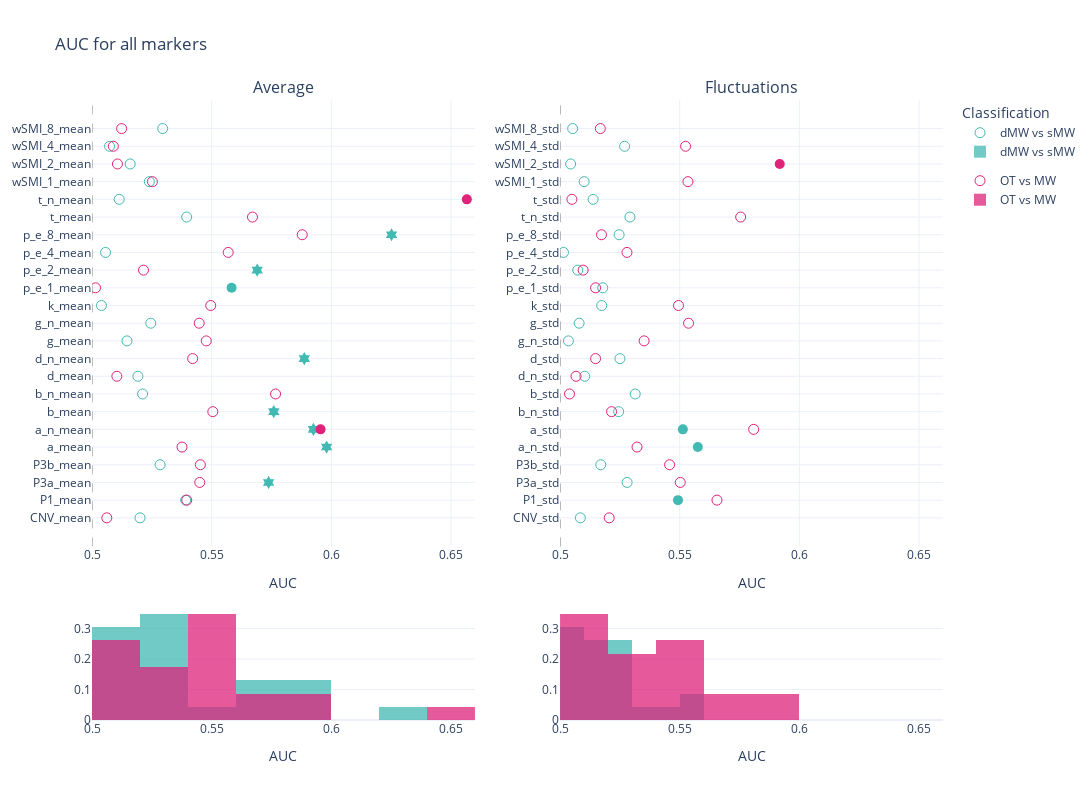

Source (notebook cell):
### Code cell
mind_average =aucs_mind[aucs_mind['markers'].isin([i+'_mean' for i in markers])].assign(AUC_mirror = lambda df: np.where(df.AUC < 0.5, 
                                                                                                                         1 - df.AUC, df.AUC) )
mw_average =aucs_mw[aucs_mw['markers'].isin([i+'_mean' for i in markers])].assign(AUC_mirror = lambda df: np.where(df.AUC < 0.5, 
                                                                                                                         1 - df.AUC, df.AUC) )

mind_fluctuations =aucs_mind[aucs_mind['markers'].isin([i+'_std' for i in markers])].assign(AUC_mirror = lambda df: np.where(df.AUC < 0.5, 
                                                                                                                         1 - df.AUC, df.AUC) )
mw_fluctuations =aucs_mw[aucs_mw['markers'].isin([i+'_std' for i in markers])].assign(AUC_mirror = lambda df: np.where(df.AUC < 0.5, 
                                                                                                                         1 - df.AUC, df.AUC) )

fig = make_subplots(rows=2, cols=2, 
                    subplot_titles = ['Average', 'Fluctuations'],
                    specs=[[{"type": "scatter"}, {"type": "scatter"}], [{"type": "histogram"}, {"type": "histogram"}]],
                       column_widths=[0.5, 0.5],
    row_heights=[0.8, 0.2],
                   vertical_spacing = 0.1)

fig.add_trace(go.Scatter(
    x=mw_average.AUC_mirror,
    y=mw_average['markers'],
    name='dMW vs sMW',
    legendgroup= 'group1',
    showlegend=True,
    mode = 'markers',
    marker = {'color':lblue, 'size': 10},
    marker_symbol= mw_average.symbol.to_list()
))
fig.add_vline(x=0.5, line_width=1, line_dash="dash", line_color="grey", row = 1, col = 1)
fig.add_trace(go.Scatter(
    x=mind_average.AUC_mirror,
    y=mind_average['markers'],
    name='OT vs MW',
    legendgroup= 'group2',
    showlegend=True,
    mode = 'markers',
    marker = {'color':pink, 'size': 10},
    marker_symbol= mind_average.symbol.to_list()
))

fig.add_trace(go.Histogram(
    x=mw_average.AUC_mirror,histnorm='probability',
    marker = {'color':lblue},
    name='dMW vs sMW',
    legendgroup= 'group1',    showlegend=True,
),row = 2, col = 1)

fig.add_trace(go.Histogram(
    x=mind_average.AUC_mirror,histnorm='probability',
    marker = {'color':pink}, 
    name='OT vs MW',    legendgroup= 'group2',
    showlegend=True,
    autobinx = False,
),row = 2, col = 1)

fig.update_traces(opacity=0.75, row = 2, col=1)





fig.add_trace(go.Scatter(
    x=mw_fluctuations.AUC_mirror,
    y=mw_fluctuations['markers'],
    name='dMW vs sMW',
    legendgroup= 'group1',    showlegend=False,
    mode = 'markers',
    marker = {'color':lblue, 'size': 10},
    marker_symbol= mw_fluctuations.symbol.to_list()
),
    row = 1, col = 2)

fig.add_trace(go.Scatter(
    x=mind_fluctuations.AUC_mirror,
    y=mind_fluctuations['markers'],
    name='OT vs MW',    legendgroup= 'group2',
    showlegend=False,
    mode = 'markers',
    marker = {'color':pink, 'size': 10},
    marker_symbol= mind_fluctuations.symbol.to_list()
),
    row = 1, col = 2)
fig.add_vline(x=0.5, line_width=1, line_dash="dash", line_color="grey", row = 1, col = 2)

fig.add_trace(go.Histogram(
    x=mw_fluctuations.AUC_mirror,histnorm='probability',
    name='dMW vs sMW',
    legendgroup= 'group1',    showlegend=False,
    marker = {'color':lblue},
),row = 2, col = 2)

fig.add_trace(go.Histogram(
    x=mind_fluctuations.AUC_mirror,histnorm='probability',
    marker = {'color':pink}, 
    name='OT vs MW',    legendgroup= 'group2',
    showlegend=False,
    autobinx = False,
),row = 2, col = 2)

fig.update_traces(opacity=0.75, row = 2, col=2)
# Update xaxis properties
fig.update_xaxes(title_text="AUC", range=[.5, .66],row=1, col=1)
fig.update_xaxes(title_text="AUC", range=[.5,.66], row=1, col=2)
fig.update_xaxes(title_text="AUC", range=[.5, .66],row=2, col=2)
fig.update_xaxes(title_text="AUC", range=[.5, .66],row=2, col=1)



fig.update_layout(
    title="AUC for all markers",
    legend_title="Classification",
    width=1200,
    height=800,    
    yaxis = {
            'showticklabels': True,
            'tickmode': 'linear',
        },
    barmode='overlay',
  showlegend=True,
    template = 'plotly_white'
)

fig.show()
pio.write_json(fig, 'Figs/scatter_auc_all.plotly')

### Figure 1 — Plotly figure (JSON) as saved in the notebook; plotly's stock layout.template omitted (floating-point values rounded to 4 significant figures)
{"data": [{"legendgroup": "group1", "marker": {"color": "#42B9B2", "size": 10, "symbol": ["circle-open", "circle-open", "hexagram", "circle-open", "hexagram", "hexagram", "hexagram", "circle-open", "circle-open", "hexagram", "circle-open", "circle-open", "circle-open", "circle", "hexagram", "circle-open", "hexagram", "circle-open", "circle-open", "circle-open", "circle-open", "circle-open", "circle-open"]}, "mode": "markers", "name": "dMW vs sMW", "showlegend": true, "type": "scatter", "x": [0.5201, 0.5391, 0.5738, 0.5284, 0.598, 0.5925, 0.5759, 0.5211, 0.5192, 0.5887, 0.5146, 0.5245, 0.504, 0.5583, 0.569, 0.5057, 0.6251, 0.5396, 0.5114, 0.5239, 0.5159, 0.5073, 0.5295], "y": ["CNV_mean", "P1_mean", "P3a_mean", "P3b_mean", "a_mean", "a_n_mean", "b_mean", "b_n_mean", "d_mean", "d_n_mean", "g_mean", "g_n_mean", "k_mean", "p_e_1_mean", "p_e_2_mean", "p_e_4_mean", "p_e_8_mean", "t_mean", "t_n_mean", "wSMI_1_mean", "wSMI_2_mean", "wSMI_4_mean", "wSMI_8_mean"]}, {"legendgroup": "group2", "marker": {"color": "#DE237B", "size": 10, "symbol": ["circle-open", "circle-open", "circle-open", "circle-open", "circle-open", "circle", "circle-open", "circle-open", "circle-open", "circle-open", "circle-open", "circle-open", "circle-open", "circle-open", "circle-open", "circle-open", "circle-open", "circle-open", "circle", "circle-open", "circle-open", "circle-open", "circle-open"]}, "mode": "markers", "name": "OT vs MW", "showlegend": true, "type": "scatter", "x": [0.5062, 0.5396, 0.545, 0.5453, 0.5376, 0.5955, 0.5505, 0.5767, 0.5104, 0.5421, 0.5477, 0.5448, 0.5496, 0.5015, 0.5215, 0.5569, 0.5878, 0.567, 0.6566, 0.5252, 0.5106, 0.5089, 0.5124], "y": ["CNV_mean", "P1_mean", "P3a_mean", "P3b_mean", "a_mean", "a_n_mean", "b_mean", "b_n_mean", "d_mean", "d_n_mean", "g_mean", "g_n_mean", "k_mean", "p_e_1_mean", "p_e_2_mean", "p_e_4_mean", "p_e_8_mean", "t_mean", "t_n_mean", "wSMI_1_mean", "wSMI_2_mean", "wSMI_4_mean", "wSMI_8_mean"]}, {"histnorm": "probability", "legendgroup": "group1", "marker": {"color": "#42B9B2"}, "name": "dMW vs sMW", "opacity": 0.75, "showlegend": true, "type": "histogram", "x": [0.5201, 0.5391, 0.5738, 0.5284, 0.598, 0.5925, 0.5759, 0.5211, 0.5192, 0.5887, 0.5146, 0.5245, 0.504, 0.5583, 0.569, 0.5057, 0.6251, 0.5396, 0.5114, 0.5239, 0.5159, 0.5073, 0.5295], "xaxis": "x3", "yaxis": "y3"}, {"histnorm": "probability", "legendgroup": "group2", "marker": {"color": "#DE237B"}, "name": "OT vs MW", "opacity": 0.75, "showlegend": true, "type": "histogram", "x": [0.5062, 0.5396, 0.545, 0.5453, 0.5376, 0.5955, 0.5505, 0.5767, 0.5104, 0.5421, 0.5477, 0.5448, 0.5496, 0.5015, 0.5215, 0.5569, 0.5878, 0.567, 0.6566, 0.5252, 0.5106, 0.5089, 0.5124], "xaxis": "x3", "xbins": {"end": 0.66, "size": 0.02, "start": 0.5}, "yaxis": "y3"}, {"legendgroup": "group1", "marker": {"color": "#42B9B2", "size": 10, "symbol": ["circle-open", "circle", "circle-open", "circle-open", "circle", "circle", "circle-open", "circle-open", "circle-open", "circle-open", "circle-open", "circle-open", "circle-open", "circle-open", "circle-open", "circle-open", "circle-open", "circle-open", "circle-open", "circle-open", "circle-open", "circle-open", "circle-open"]}, "mode": "markers", "name": "dMW vs sMW", "showlegend": false, "type": "scatter", "x": [0.5085, 0.5493, 0.528, 0.517, 0.5576, 0.5513, 0.5245, 0.5314, 0.5103, 0.525, 0.5035, 0.508, 0.5174, 0.5178, 0.5074, 0.5014, 0.5247, 0.5292, 0.5138, 0.5101, 0.5044, 0.527, 0.5053], "xaxis": "x2", "y": ["CNV_std", "P1_std", "P3a_std", "P3b_std", "a_n_std", "a_std", "b_n_std", "b_std", "d_n_std", "d_std", "g_n_std", "g_std", "k_std", "p_e_1_std", "p_e_2_std", "p_e_4_std", "p_e_8_std", "t_n_std", "t_std", "wSMI_1_std", "wSMI_2_std", "wSMI_4_std", "wSMI_8_std"], "yaxis": "y2"}, {"legendgroup": "group2", "marker": {"color": "#DE237B", "size": 10, "symbol": ["circle-open", "circle-open", "circle-open", "circle-open", "circle-open", "circle-open", "circle-open", "circle-open", "circle-open", "circle-open", "circle-open", "circle-open", "circle-open", "circle-open", "circle-open", "circle-open", "circle-open", "circle-open", "circle-open", "circle-open", "circle", "circle-open", "circle-open"]}, "mode": "markers", "name": "OT vs MW", "showlegend": false, "type": "scatter", "x": [0.5205, 0.5656, 0.5502, 0.5458, 0.5322, 0.5809, 0.5215, 0.504, 0.5067, 0.5148, 0.5351, 0.5537, 0.5495, 0.5148, 0.5096, 0.528, 0.5173, 0.5755, 0.5049, 0.5534, 0.5918, 0.5524, 0.5168], "xaxis": "x2", "y": ["CNV_std", "P1_std", "P3a_std", "P3b_std", "a_n_std", "a_std", "b_n_std", "b_std", "d_n_std", "d_std", "g_n_std", "g_std", "k_std", "p_e_1_std", "p_e_2_std", "p_e_4_std", "p_e_8_std", "t_n_std", "t_std", "wSMI_1_std", "wSMI_2_std", "wSMI_4_std", "wSMI_8_std"], "yaxis": "y2"}, {"histnorm": "probability", "legendgroup": "group1", "marker": {"color": "#42B9B2"}, "name": "dMW vs sMW", "opacity": 0.75, "showlegend": false, "type": "histogram", "x": [0.5085, 0.5493, 0.528, 0.517, 0.5576, 0.5513, 0.5245, 0.5314, 0.5103, 0.525, 0.5035, 0.508, 0.5174, 0.5178, 0.5074, 0.5014, 0.5247, 0.5292, 0.5138, 0.5101, 0.5044, 0.527, 0.5053], "xaxis": "x4", "yaxis": "y4"}, {"histnorm": "probability", "legendgroup": "group2", "marker": {"color": "#DE237B"}, "name": "OT vs MW", "opacity": 0.75, "showlegend": false, "type": "histogram", "x": [0.5205, 0.5656, 0.5502, 0.5458, 0.5322, 0.5809, 0.5215, 0.504, 0.5067, 0.5148, 0.5351, 0.5537, 0.5495, 0.5148, 0.5096, 0.528, 0.5173, 0.5755, 0.5049, 0.5534, 0.5918, 0.5524, 0.5168], "xaxis": "x4", "xbins": {"end": 0.6, "size": 0.02, "start": 0.5}, "yaxis": "y4"}], "layout": {"annotations": [{"font": {"size": 16}, "showarrow": false, "text": "Average", "x": 0.225, "xanchor": "center", "xref": "paper", "y": 1, "yanchor": "bottom", "yref": "paper"}, {"font": {"size": 16}, "showarrow": false, "text": "Fluctuations", "x": 0.775, "xanchor": "center", "xref": "paper", "y": 1, "yanchor": "bottom", "yref": "paper"}], "barmode": "overlay", "height": 800, "legend": {"title": {"text": "Classification"}}, "shapes": [{"line": {"color": "grey", "dash": "dash", "width": 1}, "type": "line", "x0": 0.5, "x1": 0.5, "xref": "x", "y0": 0, "y1": 1, "yref": "y domain"}, {"line": {"color": "grey", "dash": "dash", "width": 1}, "type": "line", "x0": 0.5, "x1": 0.5, "xref": "x2", "y0": 0, "y1": 1, "yref": "y2 domain"}], "showlegend": true, "title": {"text": "AUC for all markers"}, "width": 1200, "xaxis": {"anchor": "y", "domain": [0, 0.45], "range": [0.5, 0.66], "title": {"text": "AUC"}, "type": "linear"}, "xaxis2": {"anchor": "y2", "domain": [0.55, 1], "range": [0.5, 0.66], "title": {"text": "AUC"}, "type": "linear"}, "xaxis3": {"anchor": "y3", "domain": [0, 0.45], "range": [0.5, 0.66], "title": {"text": "AUC"}, "type": "linear"}, "xaxis4": {"anchor": "y4", "domain": [0.55, 1], "range": [0.5, 0.66], "title": {"text": "AUC"}, "type": "linear"}, "yaxis": {"anchor": "x", "autorange": true, "domain": [0.28, 1], "range": [-1.615, 23.61], "showticklabels": true, "tickmode": "linear", "type": "category"}, "yaxis2": {"anchor": "x2", "autorange": true, "domain": [0.28, 1], "range": [-1.615, 23.61], "type": "category"}, "yaxis3": {"anchor": "x3", "autorange": true, "domain": [0, 0.18], "range": [0, 0.3661]}, "yaxis4": {"anchor": "x4", "autorange": true, "domain": [0, 0.18], "range": [0, 0.3661]}}}
